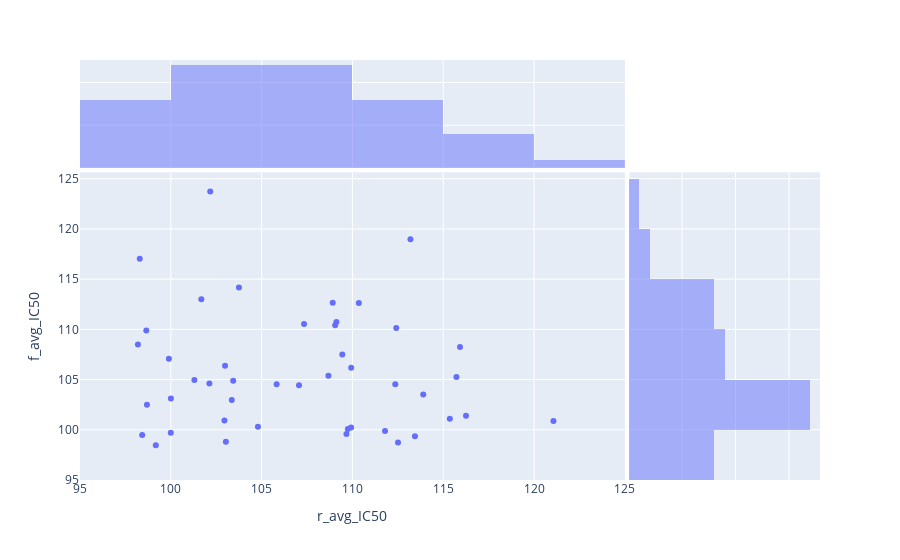

The notebook cell saved with this chart:
### Code cell
# plot r_avg_IC50 against f_avg_IC50 using plotly with histograms on the axes

#filter only values above 98

filter_df = fixed_df[fixed_df["r_avg_IC50"] > 98]
filter_df = filter_df[filter_df["f_avg_IC50"] > 98]

# add gaussian noise to the values mean 100 std 20

filter_df["r_avg_IC50"] = filter_df["r_avg_IC50"] + np.random.normal(0, 10, filter_df["r_avg_IC50"].shape)
filter_df["f_avg_IC50"] = filter_df["f_avg_IC50"] + np.random.normal(0, 10, filter_df["f_avg_IC50"].shape)

noise_df = filter_df.copy()



fig = px.scatter(noise_df[(noise_df["f_avg_IC50"] > 98) & (noise_df["r_avg_IC50"] > 98)], x="r_avg_IC50", y="f_avg_IC50", marginal_x="histogram", marginal_y="histogram")

fig.show()

### Figure 1 — Plotly figure (JSON) as saved in the notebook; plotly's stock layout.template omitted (floating-point values rounded to 4 significant figures)
{"data": [{"hovertemplate": "r_avg_IC50=%{x}<br>f_avg_IC50=%{y}<extra></extra>", "legendgroup": "", "marker": {"color": "#636efa", "symbol": "circle"}, "mode": "markers", "name": "", "orientation": "v", "showlegend": false, "type": "scatter", "x": [116.3, 105.8, 103.4, 100.0, 112.4, 102.1, 110.4, 100.0, 98.29, 99.17, 109.7, 115.9, 112.4, 103.4, 113.2, 109.4, 109.7, 102.2, 103.8, 98.42, 113.9, 108.9, 109.1, 98.65, 115.4, 98.19, 109.9, 104.8, 98.69, 101.3, 107.1, 121.1, 112.5, 101.7, 99.89, 103.0, 113.4, 111.8, 108.7, 109.0, 107.3, 103.0, 109.9, 103.0, 115.7], "xaxis": "x", "y": [101.4, 104.5, 104.9, 99.69, 110.1, 104.6, 112.6, 103.1, 117.0, 98.46, 100.1, 108.2, 104.5, 103.0, 119.0, 107.5, 99.58, 123.7, 114.2, 99.49, 103.5, 112.6, 110.7, 109.9, 101.1, 108.5, 106.2, 100.3, 102.5, 104.9, 104.4, 100.9, 98.74, 113.0, 107.1, 100.9, 99.36, 99.89, 105.4, 110.4, 110.5, 106.4, 100.2, 98.82, 105.2], "yaxis": "y"}, {"alignmentgroup": "True", "bingroup": "x", "hovertemplate": "r_avg_IC50=%{x}<br>count=%{y}<extra></extra>", "legendgroup": "", "marker": {"color": "#636efa"}, "name": "", "offsetgroup": "", "opacity": 0.5, "showlegend": false, "type": "histogram", "x": [116.3, 105.8, 103.4, 100.0, 112.4, 102.1, 110.4, 100.0, 98.29, 99.17, 109.7, 115.9, 112.4, 103.4, 113.2, 109.4, 109.7, 102.2, 103.8, 98.42, 113.9, 108.9, 109.1, 98.65, 115.4, 98.19, 109.9, 104.8, 98.69, 101.3, 107.1, 121.1, 112.5, 101.7, 99.89, 103.0, 113.4, 111.8, 108.7, 109.0, 107.3, 103.0, 109.9, 103.0, 115.7], "xaxis": "x3", "yaxis": "y3"}, {"alignmentgroup": "True", "bingroup": "y", "hovertemplate": "f_avg_IC50=%{y}<br>count=%{x}<extra></extra>", "legendgroup": "", "marker": {"color": "#636efa"}, "name": "", "offsetgroup": "", "opacity": 0.5, "showlegend": false, "type": "histogram", "xaxis": "x2", "y": [101.4, 104.5, 104.9, 99.69, 110.1, 104.6, 112.6, 103.1, 117.0, 98.46, 100.1, 108.2, 104.5, 103.0, 119.0, 107.5, 99.58, 123.7, 114.2, 99.49, 103.5, 112.6, 110.7, 109.9, 101.1, 108.5, 106.2, 100.3, 102.5, 104.9, 104.4, 100.9, 98.74, 113.0, 107.1, 100.9, 99.36, 99.89, 105.4, 110.4, 110.5, 106.4, 100.2, 98.82, 105.2], "yaxis": "y2"}], "layout": {"barmode": "overlay", "legend": {"tracegroupgap": 0}, "margin": {"t": 60}, "xaxis": {"anchor": "y", "domain": [0, 0.7363], "title": {"text": "r_avg_IC50"}}, "xaxis2": {"anchor": "y2", "domain": [0.7413, 1], "matches": "x2", "showgrid": true, "showline": false, "showticklabels": false, "ticks": ""}, "xaxis3": {"anchor": "y3", "domain": [0, 0.7363], "matches": "x", "showgrid": true, "showticklabels": false}, "xaxis4": {"anchor": "y4", "domain": [0.7413, 1], "matches": "x2", "showgrid": true, "showline": false, "showticklabels": false, "ticks": ""}, "yaxis": {"anchor": "x", "domain": [0, 0.7326], "title": {"text": "f_avg_IC50"}}, "yaxis2": {"anchor": "x2", "domain": [0, 0.7326], "matches": "y", "showgrid": true, "showticklabels": false}, "yaxis3": {"anchor": "x3", "domain": [0.7426, 1], "matches": "y3", "showgrid": true, "showline": false, "showticklabels": false, "ticks": ""}, "yaxis4": {"anchor": "x4", "domain": [0.7426, 1], "matches": "y3", "showgrid": true, "showline": false, "showticklabels": false, "ticks": ""}}}
